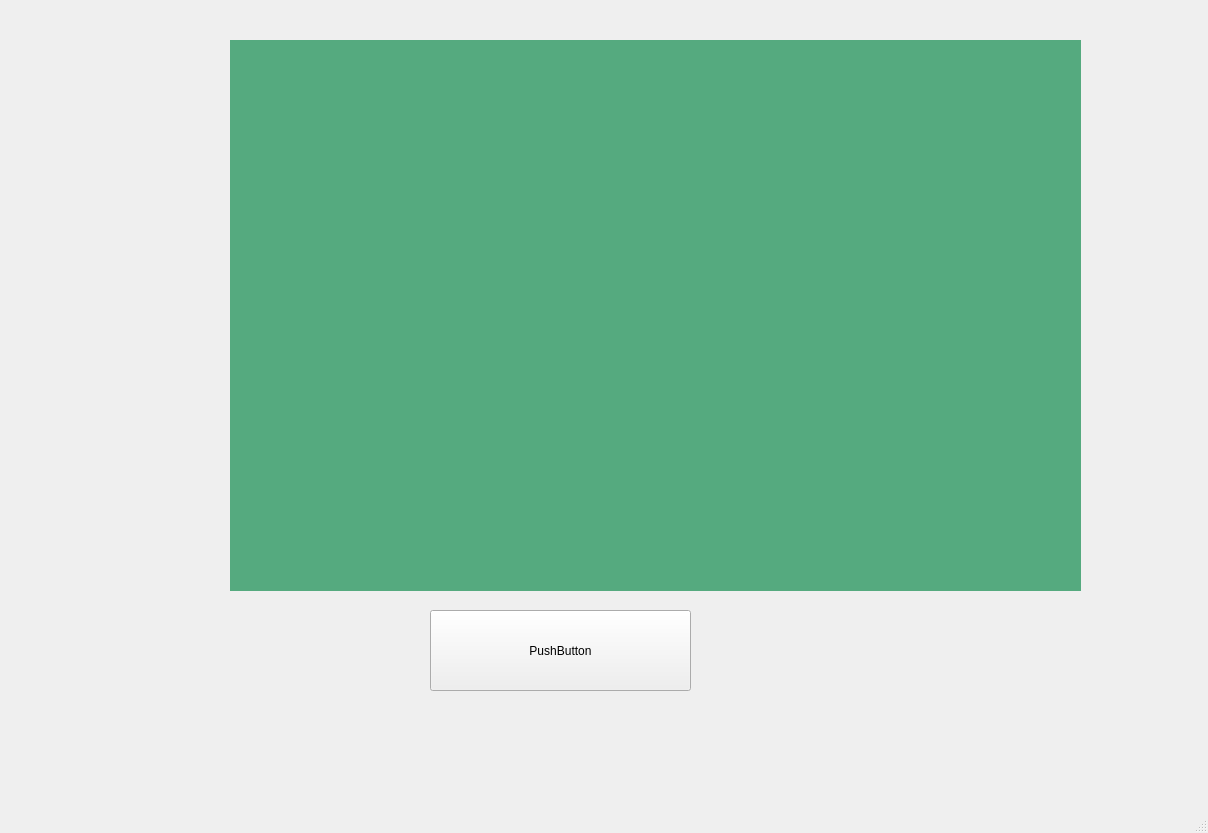
<?xml version="1.0" encoding="UTF-8"?>
<ui version="4.0">
 <class>MainWindow</class>
 <widget class="QMainWindow" name="MainWindow">
  <property name="geometry">
   <rect>
    <x>0</x>
    <y>0</y>
    <width>1208</width>
    <height>833</height>
   </rect>
  </property>
  <property name="windowTitle">
   <string>MainWindow</string>
  </property>
  <widget class="QWidget" name="centralwidget">
   <widget class="QLabel" name="label">
    <property name="geometry">
     <rect>
      <x>230</x>
      <y>40</y>
      <width>851</width>
      <height>551</height>
     </rect>
    </property>
    <property name="styleSheet">
     <string notr="true">background-color: rgb(85, 170, 127);</string>
    </property>
    <property name="text">
     <string/>
    </property>
   </widget>
   <widget class="QPushButton" name="button">
    <property name="geometry">
     <rect>
      <x>430</x>
      <y>610</y>
      <width>261</width>
      <height>81</height>
     </rect>
    </property>
    <property name="text">
     <string>PushButton</string>
    </property>
   </widget>
  </widget>
  <widget class="QMenuBar" name="menubar">
   <property name="geometry">
    <rect>
     <x>0</x>
     <y>0</y>
     <width>1208</width>
     <height>26</height>
    </rect>
   </property>
  </widget>
  <widget class="QStatusBar" name="statusbar"/>
 </widget>
 <resources/>
 <connections/>
</ui>
